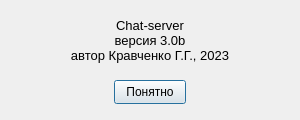
<?xml version="1.0" encoding="UTF-8"?>
<ui version="4.0">
 <class>AboutDialog</class>
 <widget class="QDialog" name="AboutDialog">
  <property name="geometry">
   <rect>
    <x>0</x>
    <y>0</y>
    <width>300</width>
    <height>120</height>
   </rect>
  </property>
  <property name="minimumSize">
   <size>
    <width>300</width>
    <height>120</height>
   </size>
  </property>
  <property name="maximumSize">
   <size>
    <width>300</width>
    <height>120</height>
   </size>
  </property>
  <property name="windowTitle">
   <string>О программе</string>
  </property>
  <widget class="QPushButton" name="pushButton">
   <property name="geometry">
    <rect>
     <x>114</x>
     <y>80</y>
     <width>72</width>
     <height>24</height>
    </rect>
   </property>
   <property name="text">
    <string>Понятно</string>
   </property>
  </widget>
  <widget class="QLabel" name="label">
   <property name="geometry">
    <rect>
     <x>0</x>
     <y>10</y>
     <width>300</width>
     <height>60</height>
    </rect>
   </property>
   <property name="font">
    <font>
     <pointsize>10</pointsize>
    </font>
   </property>
   <property name="text">
    <string>Chat-server
версия 3.0b
автор Кравченко Г.Г., 2023</string>
   </property>
   <property name="textFormat">
    <enum>Qt::AutoText</enum>
   </property>
   <property name="alignment">
    <set>Qt::AlignCenter</set>
   </property>
  </widget>
 </widget>
 <resources/>
 <connections/>
</ui>
